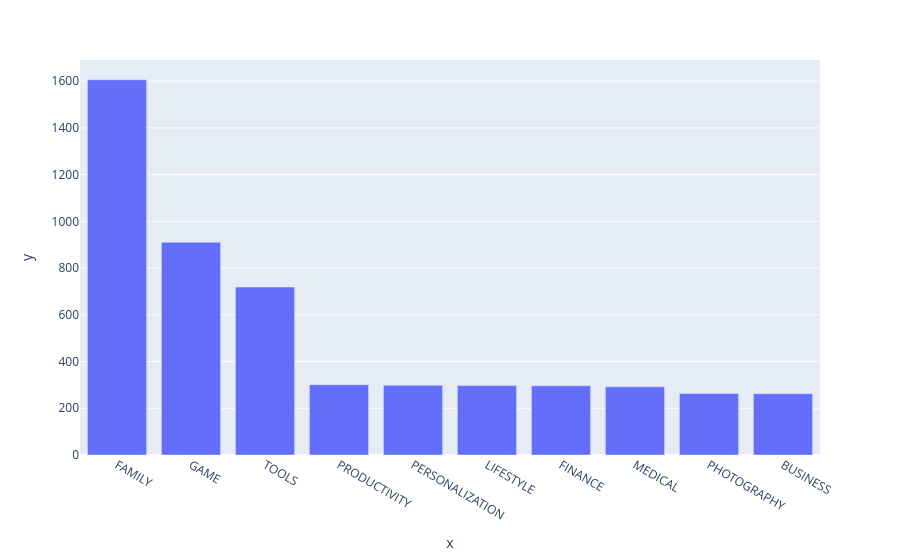

Notebook code for this chart:
### Markdown cell above
### Horizontal Bar Chart - Most Popular Categories (Highest Downloads)

### Code cell
bar=px.bar(x=top_10_Category.index,y=top_10_Category.values)
bar

### Figure 1 — Plotly figure (JSON) as saved in the notebook; plotly's stock layout.template omitted (floating-point values rounded to 4 significant figures)
{"data": [{"hovertemplate": "x=%{x}<br>y=%{y}<extra></extra>", "legendgroup": "", "marker": {"color": "#636efa", "pattern": {"shape": ""}}, "name": "", "orientation": "v", "showlegend": false, "textposition": "auto", "type": "bar", "x": ["FAMILY", "GAME", "TOOLS", "PRODUCTIVITY", "PERSONALIZATION", "LIFESTYLE", "FINANCE", "MEDICAL", "PHOTOGRAPHY", "BUSINESS"], "xaxis": "x", "y": [1606, 910, 719, 301, 298, 297, 296, 292, 263, 262], "yaxis": "y"}], "layout": {"barmode": "relative", "legend": {"tracegroupgap": 0}, "margin": {"t": 60}, "xaxis": {"anchor": "y", "domain": [0, 1], "title": {"text": "x"}}, "yaxis": {"anchor": "x", "domain": [0, 1], "title": {"text": "y"}}}}
